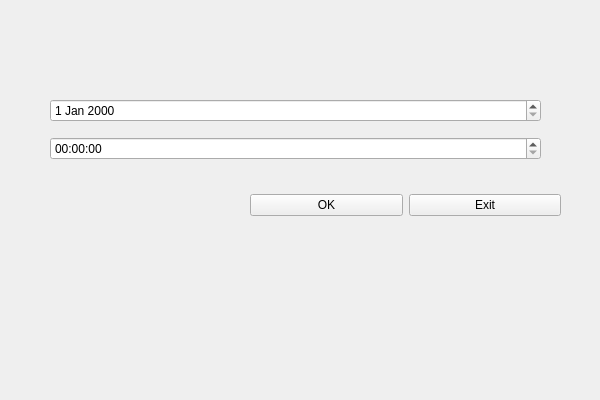
<?xml version="1.0" encoding="UTF-8"?>
<ui version="4.0">
 <class>Timesettings</class>
 <widget class="QWidget" name="Timesettings">
  <property name="windowModality">
   <enum>Qt::NonModal</enum>
  </property>
  <property name="geometry">
   <rect>
    <x>0</x>
    <y>0</y>
    <width>600</width>
    <height>400</height>
   </rect>
  </property>
  <property name="sizePolicy">
   <sizepolicy hsizetype="Fixed" vsizetype="Fixed">
    <horstretch>0</horstretch>
    <verstretch>0</verstretch>
   </sizepolicy>
  </property>
  <property name="windowTitle">
   <string>Form</string>
  </property>
  <widget class="QWidget" name="horizontalLayoutWidget_2">
   <property name="geometry">
    <rect>
     <x>250</x>
     <y>190</y>
     <width>311</width>
     <height>31</height>
    </rect>
   </property>
   <layout class="QHBoxLayout" name="horizontalLayout_2">
    <item>
     <widget class="QPushButton" name="pushButton_ok">
      <property name="sizePolicy">
       <sizepolicy hsizetype="Minimum" vsizetype="Fixed">
        <horstretch>0</horstretch>
        <verstretch>0</verstretch>
       </sizepolicy>
      </property>
      <property name="text">
       <string>OK</string>
      </property>
     </widget>
    </item>
    <item>
     <widget class="QPushButton" name="pushButton_exit">
      <property name="text">
       <string>Exit</string>
      </property>
     </widget>
    </item>
   </layout>
  </widget>
  <widget class="QWidget" name="verticalLayoutWidget">
   <property name="geometry">
    <rect>
     <x>50</x>
     <y>90</y>
     <width>491</width>
     <height>80</height>
    </rect>
   </property>
   <layout class="QVBoxLayout" name="verticalLayout">
    <item>
     <widget class="QDateEdit" name="dateEdit"/>
    </item>
    <item>
     <widget class="QTimeEdit" name="timeEdit"/>
    </item>
   </layout>
  </widget>
 </widget>
 <resources/>
 <connections/>
</ui>
